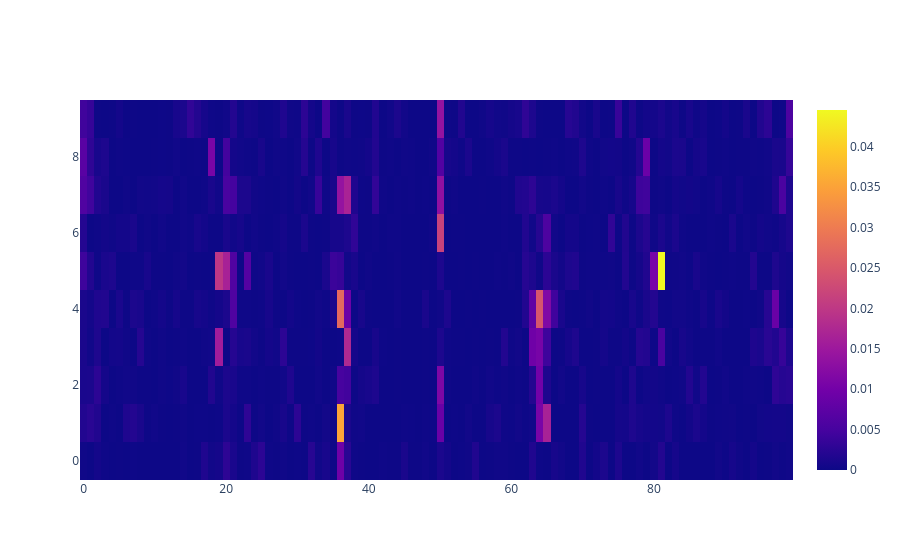

The notebook cell saved with this chart:
### Code cell
fig_cwt_model = make_subplots(1, 1)
feature = feature_importances
xaxis = data.sample_xaxis

# temp = psf(
#     feature,
#     xaxis=xaxis,
#     fig=fig_cwt,
#     row=1,
#     col=1,
#     xaxis_label=xaxis_label,
#     yaxis_label=yaxis_label,
# )
# temp.plot_cwt(showlegend=False, colorscale="Viridis", showscale=False)


widths = len(feature) / len(xaxis)
widths = int(widths)
temp = feature.reshape(widths, len(xaxis))
fig_cwt_model.add_trace(go.Heatmap(z=temp), row=1, col=1)
fig_cwt_model.update_xaxes(title_text=xaxis_label, row=1, col=1)
fig_cwt_model.update_yaxes(title_text=yaxis_label, row=1, col=1)


fig_cwt_model

### Figure 1 — Plotly figure (JSON) as saved in the notebook; plotly's stock layout.template omitted (floating-point values rounded to 4 significant figures; data arrays with more than 128 entries replaced by an {"elided": "..."} marker saying what was removed)
{"data": [{"type": "heatmap", "xaxis": "x", "yaxis": "y", "z": {"elided": "10x100 float values"}}], "layout": {"autosize": true, "xaxis": {"anchor": "y", "autorange": true, "domain": [0, 1], "range": [-0.5, 99.5], "title": {"text": ""}}, "yaxis": {"anchor": "x", "autorange": true, "domain": [0, 1], "range": [-0.5, 9.5], "title": {"text": ""}}}}
